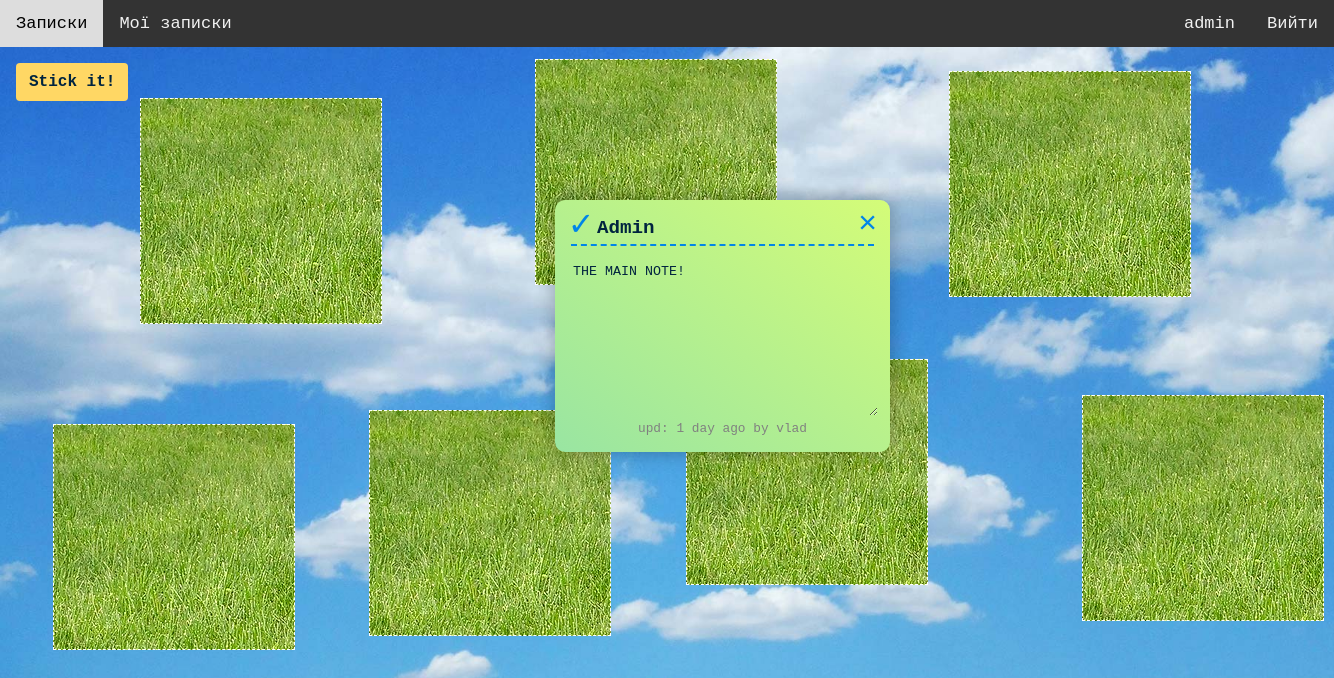
The page /user_notes/ (signed in) on the database as committed earlier.
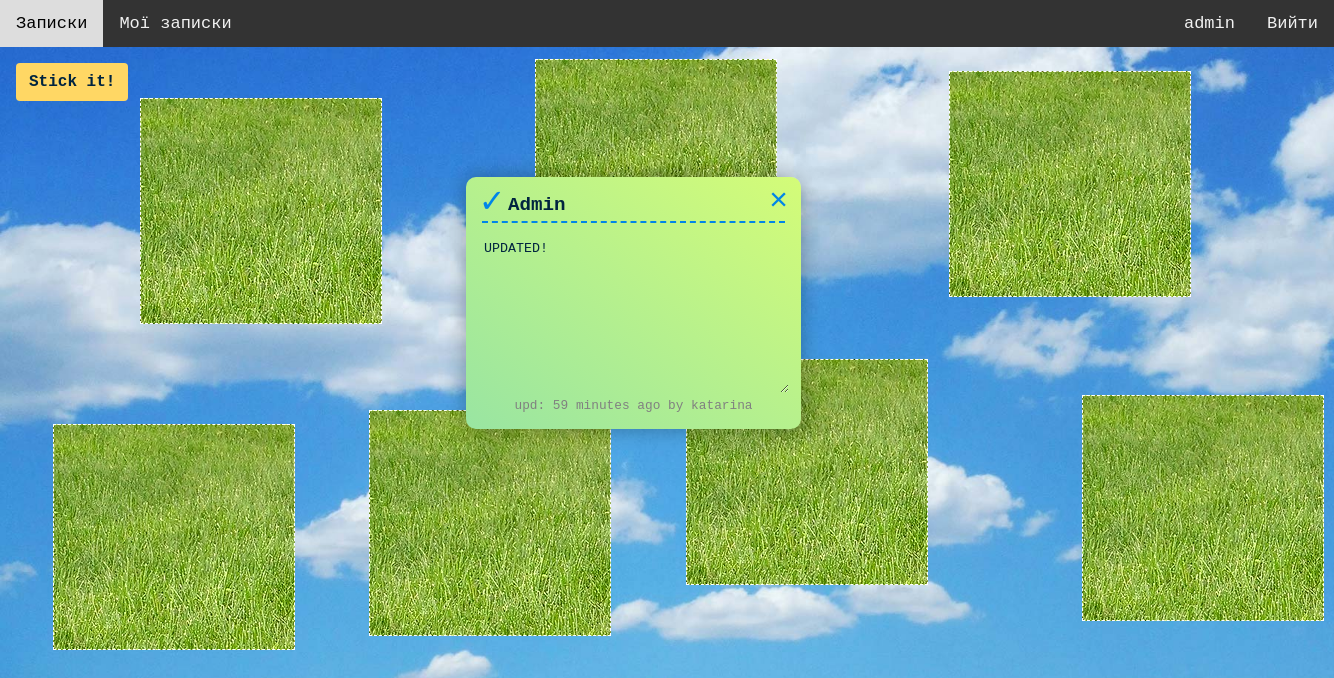
The same page on the database as committed later.
### notes/models.py (models this page shows, shortened)
class Note(models.Model):
    title = models.CharField(max_length=300, default='')
    content = models.TextField(default='')
    left = models.CharField(max_length=7, default='35vw')
    top = models.CharField(max_length=7, default='37h')
    author = models.ForeignKey(
        User, on_delete=models.CASCADE
    )
    creation_date = models.DateTimeField(auto_now_add=True, editable=False)
    def get_title_id(self):
        return f'title_{self.id}'
    def get_content_id(self):
        return f'content_{self.id}'
    def get_footer_id(self):
        return f'footer_{self.id}'
    def get_edits(self):
        return self.edit_set.all()
    def get_last_edit(self):
        edits = self.get_edits()
        if edits:
            last_edit = edits[0]
            for edit in edits:
                if edit.creation_date > last_edit.creation_date:
                    last_edit = edit
            return last_edit
    def get_save_alert_id(self):
        return f'save_alert_{self.id}'

class Edit(models.Model):
    title = models.CharField(max_length=300)
    content = models.TextField()
    note = models.ForeignKey(
        Note, on_delete=models.CASCADE
    )
    author = models.ForeignKey(
        User, on_delete=models.CASCADE
    )
    creation_date = models.DateTimeField(auto_now_add=True, editable=False)
    def when_published(self):
        now = timezone.now()
        since = now - self.creation_date
        days = since.days
        seconds = since.seconds
        if days == 0:
            if int(seconds/3600) == 1:
                return f"{int(seconds / 3600)} hour ago"
            elif seconds >= 3600:
                return f"{int(seconds/3600)} hours ago"
            elif int(seconds / 60) == 1:
                return f"{int(seconds / 60)} minute ago"
            else:
                return f"{int(seconds / 60)} minutes ago"
        elif days == 1:
            return f"{days} day ago"
        else:
            return f"{days} days ago"

### notes/views.py (the view)
# urls.py: path("user_notes/", views.user_notes, name="user_notes"),
@login_required
def user_notes(request):
    context = {'notes': Note.objects.all(),
               'user': request.user,
               'only_user': True}
    return render(request, "all_notes.html", context)

### notes/templates/all_notes.html (shortened to what this page needs)
{% extends 'base.html' %}
{% load static %}
{% block header %}
    <link rel="stylesheet" href="{% static 'note.css' %}">
{% endblock %}
{%  block content %}
        {% if user.is_authenticated %}
                <button class="button" id="createsticky">Stick it!</button>
        {% endif %}
        <div id="stickies-container">
                {% for note in notes %}
                        {% if not only_user or user == note.author %}
                                <div id={{ note.id }} class="drag sticky"
                                     style="left:{{ note.left }}; top:{{ note.top }}">
                                        <h3><input type="text" name="stickytitle"
                                                   id={{ note.get_title_id }} value={{ note.title }}></h3>
                                        <p><textarea name="stickytext" id={{ note.get_content_id }}
                                                     cols="24" rows="10">{{ note.content }}</textarea></p>
                                        {% if note.author == user %}
                                                <span class="deletesticky">&times;</span>
                                        {% endif %}
                                        {% if user.is_authenticated %}
                                                <span class="savesticky">&#10003;</span>
                                        {% endif %}
                                        {% if note.get_last_edit %}
                                        <a href="{% url 'notes:details_note' note.id %}" style="text-decoration:none;">
                                                <div id={{ note.get_footer_id }}, class="update_footer">
                                                        {% if user == note.get_last_edit.author %}
                                                        <span>upd: {{ note.get_last_edit.when_published }} by you</span>
                                                        {% else %}
                                                        <span>upd: {{ note.get_last_edit.when_published }} by {{ note.get_last_edit.author }}</span>
                                                        {% endif %}
                                                </div>
                                        </a>
                                        {% endif %}
                                </div>
                        {% else %}
                         <div id={{ note.id }} class="grass_border"
                                    style="left:{{ note.left }}; top:{{ note.top }}">
                         </div>
                        {% endif %}
                {% endfor %}
        </div>
{% endblock %}

### notatky/templates/base.html (shortened to what this page needs)
{% load static %}
<!doctype html>
<html lang="en">
  <head>
    <link rel="stylesheet" href="{% static 'navbar.css' %}">
    <link rel="stylesheet" href="{% static 'base.css' %}">
    {% block header %}
    {% endblock %}
  </head>
  <body>
  {% include 'navbar.html' %}
  {% block content %}
  {% endblock %}
  </body>
</html>

### notatky/templates/navbar.html
{%  block content %}
<div class="navbar">
  <a href="{% url 'notes:notes' %}">Записки</a>
  {% if user.is_authenticated %}
  <a href="{% url 'notes:user_notes' %}">Мої записки</a>
  <a href="{% url 'auth:log_out' %}" style="float:right">Вийти</a>
  <a href="{% url 'auth:profile' user.id %}" style="float:right">{{ user.username }}</a>
  {% else %}
  <a href="{% url 'auth:log_in' %}" style="float:right">Увійти</a>
  {% endif %}
</div>
{% endblock %}

### notatky/static/css/navbar.css (style rules this page uses)
.navbar { width: 100%; position: -webkit-sticky; position: sticky; top: 0px; background-color: #333; overflow: hidden; z-index: 5; }
.navbar a { float: left; color: #f2f2f2; text-align: center; padding: 14px 16px; text-decoration: none; font-size: 17px; }

### notes/static/css/base.css (style rules this page uses)
html { box-sizing: border-box; font-family: 'Courier New', Courier, monospace; }
body { background: linear-gradient(to left bottom, #41d8dd, #5583ee); min-height: 100vh; height: 100%; margin: 0; position: relative; background-image: url("img/sky.jpg"); -webkit-background-size: cover; -moz-background-size: cover; -o-background-size: cover; background-size: cover; }
button.button, button { -moz-user-select: none; -ms-user-select: none; -webkit-user-select: none; color: #00243f; background-color: rgb(255,215,100); border-radius: 0.25rem; border: 1px solid transparent; display: inline-block; font-family: 'Courier New', Courier, monospace; font-size: 1rem; font-weight: 600; line-height: 1.5; padding: 0.375rem 0.75rem; text-align: center; user-select: none; vertical-align: middle; margin-top: 1rem; }
a { text-decoration: none; }

### notes/static/css/note.css (style rules this page uses)
#stickies-container { padding: 1rem; }
.drag { -webkit-touch-callout: none; -webkit-user-select: none; -khtml-user-select: none; -moz-user-select: none; -ms-user-select: none; user-select: none; }
.sticky textarea, .sticky input { width: 100%; color: black; background: transparent; border: none; outline: none; font-family: 'Courier New', Courier, monospace; color: #00243f; }
.sticky { background: linear-gradient(to left bottom, #d4fc78, #99e5a2); box-shadow: 0 0 20px rgba(0, 0, 0, 0.3); color: #00243f; cursor: grab; display: inline-block; padding: 1rem 1rem 1rem 1rem; position: absolute; border-radius: 10px; }
.sticky h3, .sticky-flexy h3 { border-bottom: dashed 2px #0085e8; margin: 0 0 1rem 0; min-height: 1.3rem; padding: 0 1.5rem 0.25rem 1.5rem; }
.sticky p, .sticky-flexy p { margin: 0; min-height: 9rem; font-size: 1rem; font-weight: 400; }
.sticky p textarea { min-height: 9rem; min-width: 17rem; }
.sticky h3 input { font-size: 1.2rem; font-weight: 600; }
.sticky_update_footer, .update_footer { font-size: 0.8rem; font-weight: 100; color: grey; text-align: center; }
.sticky .deletesticky { color: #0085e8; cursor: pointer; font-size: 2rem; position: absolute; right: 0.8rem; top: 0.4rem; }
.savesticky { color: #0085e8; cursor: pointer; font-size: 2rem; position: absolute; left: 0.8rem; top: 0.3rem; }
#createsticky { margin-top: 1rem; margin-left: 1rem; }
.grass_border { display: inline-block; position: absolute; border-color: white; border-style: dashed; border-width: 0.1rem; width: 15rem; height: 14rem; z-index: -5; background-image: url("img/grass.jpg"); }

Rows that differ between the two databases and show on the page:
changed Note "Admin": stickytext "THE MAIN NOTE!" → "UPDATED!"; get_last_edit.when_published "1 day ago" → "59 minutes ago"; get_last_edit.author "vlad" → "katarina"
